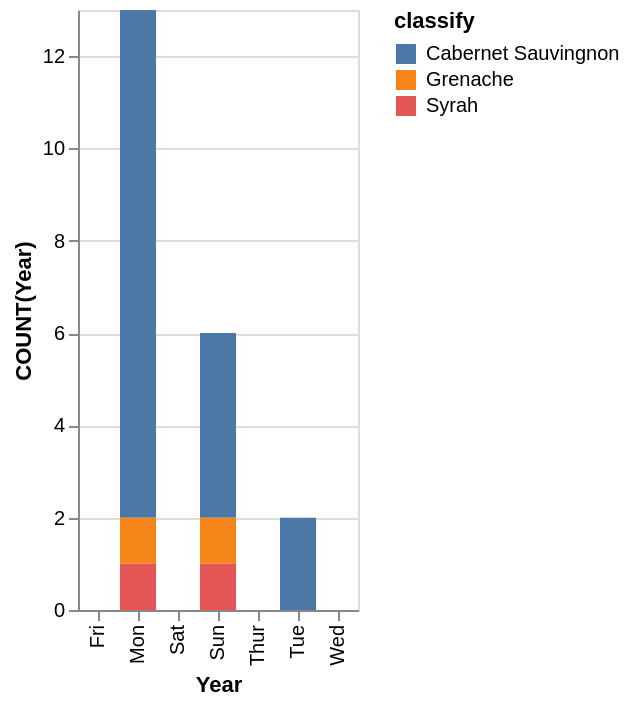

Specify this chart in Vega-Lite:
### Vega-Lite specification from a JSON file in a GitHub repository (floating-point values rounded to 4 significant figures)
{"data": {"values": [{"x_data": "Mon", "y_data": 11, "classify": "Cabernet Sauvingnon"}, {"x_data": "Tue", "y_data": 2, "classify": "Cabernet Sauvingnon"}, {"x_data": "Wed", "y_data": 0, "classify": "Cabernet Sauvingnon"}, {"x_data": "Thur", "y_data": 0, "classify": "Cabernet Sauvingnon"}, {"x_data": "Fri", "y_data": 0, "classify": "Cabernet Sauvingnon"}, {"x_data": "Sat", "y_data": 0, "classify": "Cabernet Sauvingnon"}, {"x_data": "Sun", "y_data": 4, "classify": "Cabernet Sauvingnon"}, {"x_data": "Mon", "y_data": 1, "classify": "Grenache"}, {"x_data": "Tue", "y_data": 0, "classify": "Grenache"}, {"x_data": "Wed", "y_data": 0, "classify": "Grenache"}, {"x_data": "Thur", "y_data": 0, "classify": "Grenache"}, {"x_data": "Fri", "y_data": 0, "classify": "Grenache"}, {"x_data": "Sat", "y_data": 0, "classify": "Grenache"}, {"x_data": "Sun", "y_data": 1, "classify": "Grenache"}, {"x_data": "Mon", "y_data": 1, "classify": "Syrah"}, {"x_data": "Tue", "y_data": 0, "classify": "Syrah"}, {"x_data": "Wed", "y_data": 0, "classify": "Syrah"}, {"x_data": "Thur", "y_data": 0, "classify": "Syrah"}, {"x_data": "Fri", "y_data": 0, "classify": "Syrah"}, {"x_data": "Sat", "y_data": 0, "classify": "Syrah"}, {"x_data": "Sun", "y_data": 1, "classify": "Syrah"}]}, "mark": "bar", "encoding": {"x": {"field": "x_data", "type": "nominal", "title": "Year", "sort": "ascending"}, "y": {"field": "y_data", "type": "quantitative", "title": "COUNT(Year)"}, "color": {"field": "classify"}}}
